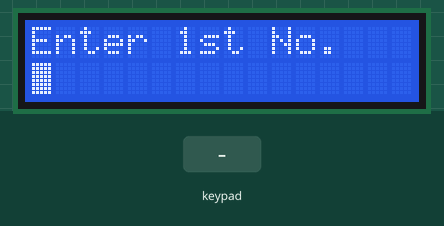
Recording of a sketch running on a simulated Arduino Uno, built with avr-gcc and run on an emulated ATmega328P. Shown: 16×2 character LCD. The inputs (shaded band) are chosen by the test bench.

Above: at 1.2 s.
1.3 s: keypad keys 1 2 # pressed 0.4 s apart
At 2.7 s:
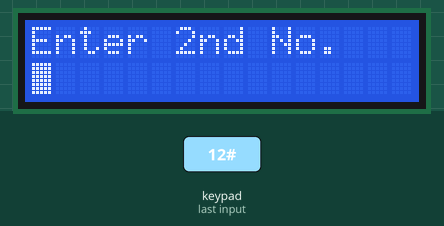
4.0 s: key '#' pressed
At 4.3 s:
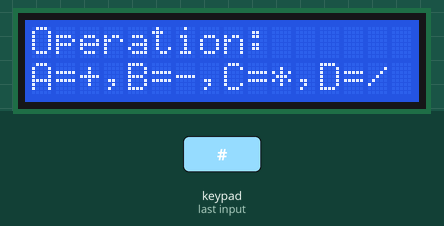
5.5 s: key 'A' pressed
At 6.6 s:
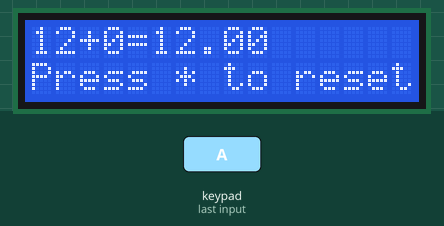
7.0 s: keypad keys 1 2 D pressed 0.4 s apart
At 8.1 s:
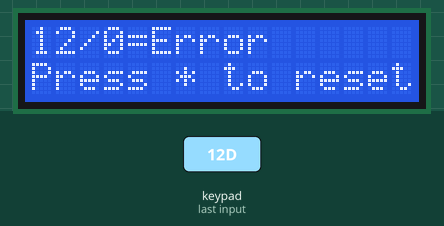
9.7 s: key 'B' pressed
At 10.8 s:
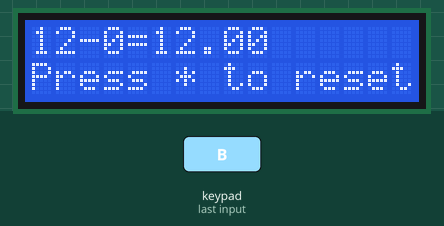
11.2 s: key 'C' pressed
At 11.9 s:
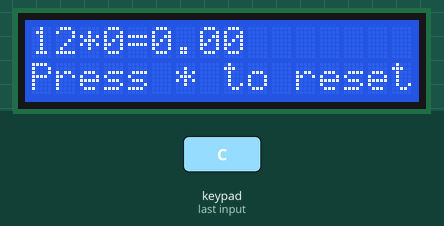
Timing chart, 0 to 13.7 s (numbered marks = the images above; inputs shaded):
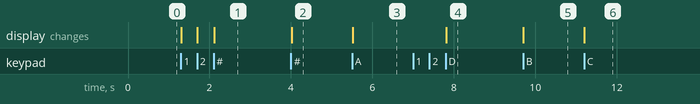

Measured:
- after the input at 1.3 s, the display: first changes at once (image 1 shows a later state)
- after the input at 4.0 s, the display: changes at once (image 2)
- after the input at 5.5 s, the display: changes at once (image 3)
- after the input at 7.0 s, the display: changes after 0.81 s (image 4)
- after the input at 9.7 s, the display: changes at once (image 5)
- after the input at 11.2 s, the display: changes at once (image 6)

The sketch:

simple-calculator.ino
```cpp
#include <LiquidCrystal.h>
#include <Keypad.h>
const byte ROWS = 4; //four rows
const byte COLS = 4; //three columns
char keys[ROWS][COLS] = {
  {'1','2','3','A'},
  {'4','5','6','B'},
  {'7','8','9','C'},
  {'*','0','#','D'}
};
byte rowPins[ROWS] = {A0, A1, A2, A3}; //connect to the row pinouts of the keypad
byte colPins[COLS] = {A4, A5,  1,  0}; //connect to the column  pinouts of the keypad
Keypad keypad = Keypad( makeKeymap(keys), rowPins, colPins,
ROWS, COLS );

String text="";
int ctr=1;
int num1,num2,answer;

bool reset=false;
bool allowOperation = false;
int seconds = 0;

LiquidCrystal lcd(12, 11, 5, 4, 3, 2);

void setup()
{
  lcd.begin(16, 2); // Set up the number of columns and rows on the LCD.
  lcd.print("Enter 1st No.");
  lcd.blink();
  lcd.setCursor(0,1);
}

void loop()
{
 char key = keypad.getKey();

 if (key != NO_KEY)
 {
       //allow 0 to 9 only
    if (key<='9' && key>='0' && reset==false)
    {
       text=text+key;
       lcd.print(key);
    }

    if (key=='#')//Enter Key
    {

      switch(ctr)
      {
        case 1:
          num1=text.toFloat();
          ctr++;
          text="";
          lcd.clear();
          lcd.print("Enter 2nd No.");
          lcd.setCursor(0,1);
          lcd.blink();
          break;

        case 2:
          num2=text.toFloat();
          ctr++;
          text="";

          lcd.clear();
          lcd.print("Operation:");
          lcd.noBlink();
          lcd.setCursor(0,1);
          lcd.print("A=+,B=-,C=*,D=/");
          allowOperation = true;
          break;
      }
    }

   if (allowOperation == true) // For operations
   {
     switch(key)
     {
       case 'A':
         answer=num1+num2;
       	 text="";
         text=text+num1+"+"+num2+"=";
         reset=true;
       	 displayAnswer(text, answer);
       	 break;

       case 'B':
         answer=num1-num2;
       	 text="";
         text=text+num1+"-"+num2+"=";
         reset=true;
       	 displayAnswer(text, answer);
       	 break;

       case 'C':
         answer=num1*num2;
       	 text="";
         text=text+num1+"*"+num2+"=";
         reset=true;
       	 displayAnswer(text, answer);
       	 break;

       case 'D':
         answer=num1/num2;
       	 text="";
         text=text+num1+"/"+num2+"=";
         reset=true;
         if (num2==0)
         {
		   lcd.clear();
           lcd.print(text);
           lcd.print("Error");
           lcd.noBlink();
           lcd.setCursor(0,1);
           lcd.print("Press * to reset");
         }
         else
         {
           displayAnswer(text, answer);
         }
       	 break;
     }

   }

  if (key=='*') //Reset Key
  {

    text="";
    ctr=1;
    num1=0;
    num2=0;
    answer=0;
    reset=false;
    allowOperation = false;
    lcd.clear();
    lcd.print("Enter 1st No.");
    lcd.blink();
    lcd.setCursor(0,1);
  }

  }
}

// Function for displaying the answer
void displayAnswer(String text, float answer){
     lcd.clear();
     lcd.print(text);
     lcd.print(answer,2);
     lcd.noBlink();
     lcd.setCursor(0,1);
     lcd.print("Press * to reset");
}
```
